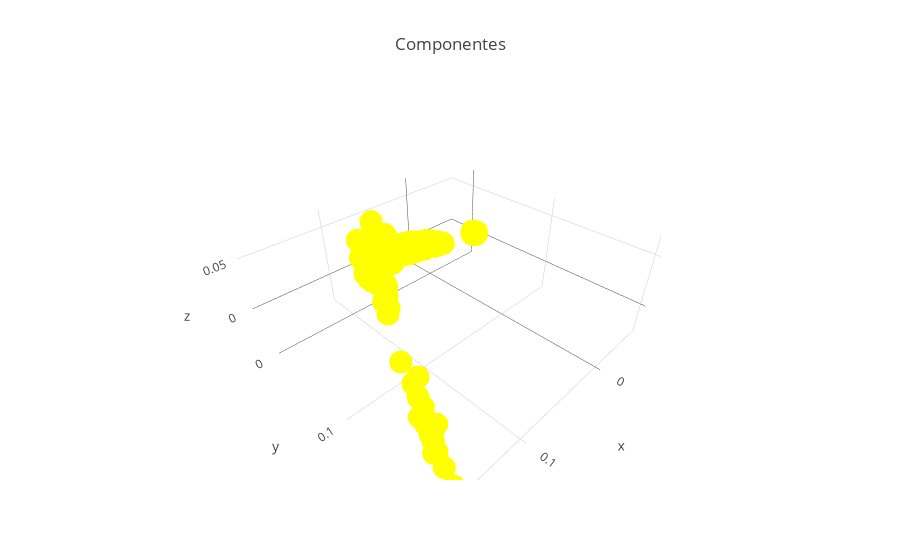

Notebook cell for this chart:
### Code cell
pca = Scatter3d(x=dfPCA[0],
                  y=dfPCA[1],
                  z = dfPCA[2], 
                  showlegend=False,
                  name='pca0',
                  mode='markers',
                  marker=dict(color='yellow'))

data = [pca]
layout = Layout(title="Componentes")
fig = Figure(data=data, layout=layout)

iplot(fig,filename='jupyter/styled_bar')

### Figure 1 — Plotly figure (JSON) as saved in the notebook; plotly's stock layout.template omitted (floating-point values rounded to 4 significant figures; data arrays with more than 128 entries replaced by an {"elided": "..."} marker saying what was removed)
{"data": [{"marker": {"color": "yellow"}, "mode": "markers", "name": "pca0", "showlegend": false, "type": "scatter3d", "x": {"elided": "897 float values"}, "y": {"elided": "897 float values"}, "z": {"elided": "897 float values"}}], "layout": {"title": "Componentes"}}
